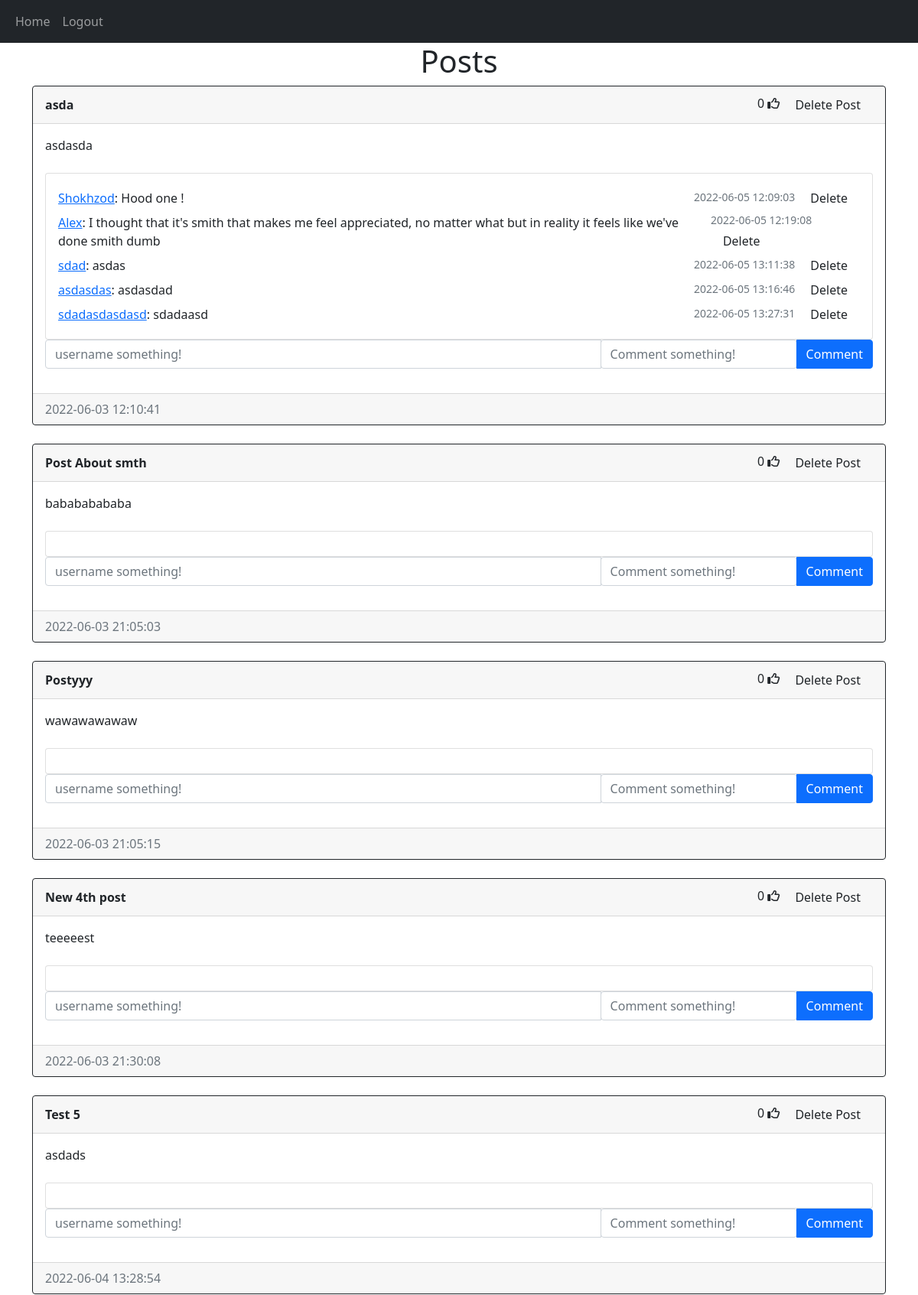
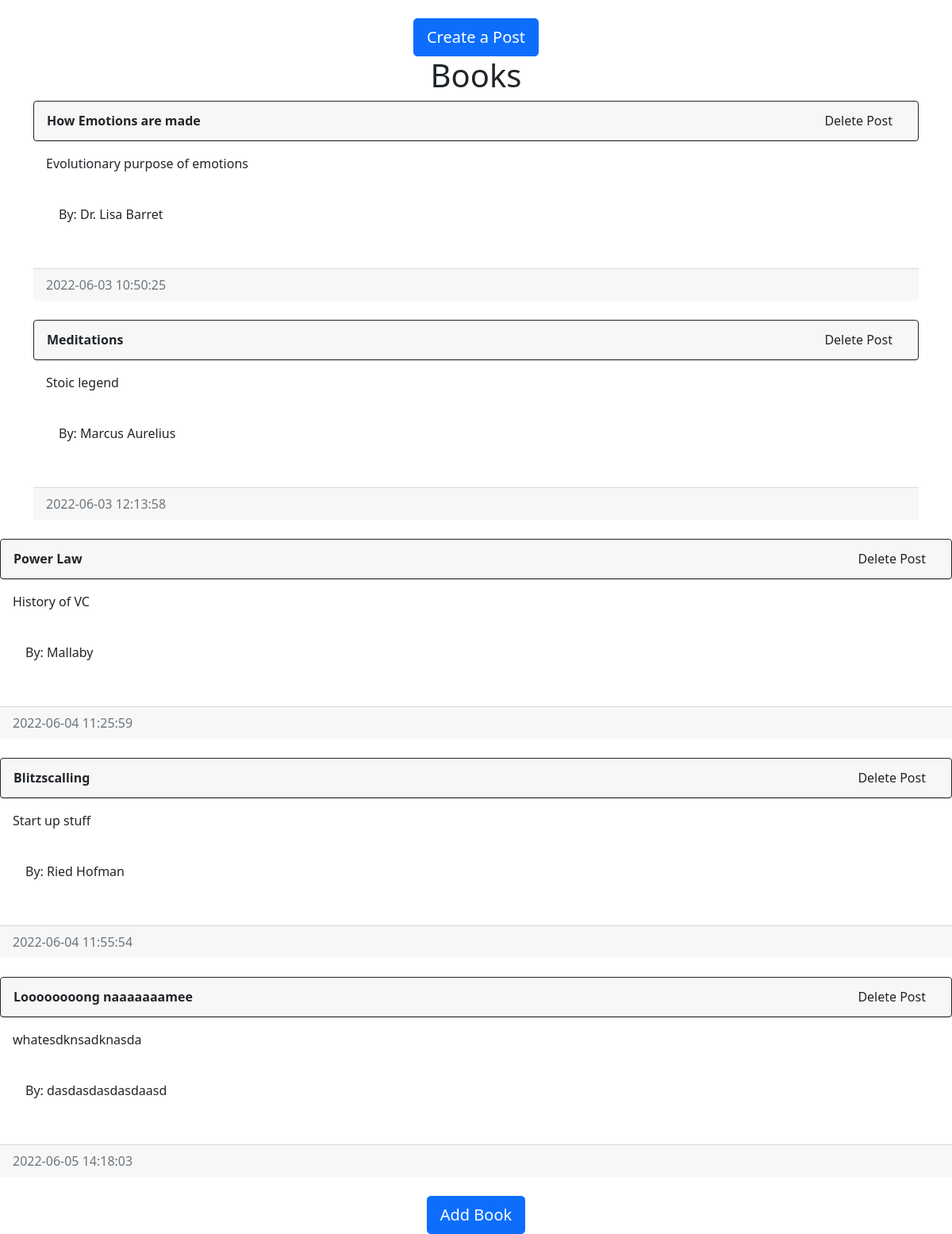
The page /admin (signed in) on the database its author committed (2 pictures, top to bottom).
### website/models.py (models this page shows)
class Post(db.Model):
    id = db.Column(db.Integer, primary_key=True)
    text = db.Column(db.Text, nullable=False)
    name = db.Column(db.Text, nullable = False)
    date_created = db.Column(db.DateTime(timezone=True), default=func.now())
    author = db.Column(db.Integer, db.ForeignKey(
        'user.id', ondelete="CASCADE"), nullable=False)
    comments = db.relationship('Comment', backref='post', passive_deletes=True)
    likes = db.relationship('Like', backref='post', passive_deletes=True)

class Comment(db.Model):
    id = db.Column(db.Integer, primary_key=True)
    text = db.Column(db.String(200), nullable=False)
    date_created = db.Column(db.DateTime(timezone=True), default=func.now())
    author = db.Column(db.Integer, db.ForeignKey(
        'user.id', ondelete="CASCADE"), nullable=False)
    post_id = db.Column(db.Integer, db.ForeignKey(
        'post.id', ondelete="CASCADE"), nullable=False)

class Book(db.Model):
    id = db.Column(db.Integer, primary_key=True)
    info = db.Column(db.Text, nullable=False)
    name = db.Column(db.Text, nullable = False)
    date_created = db.Column(db.DateTime(timezone=True), default=func.now())
    author = db.Column(db.Text, nullable = False)
    link = db.Column(db.Text, nullable = False)

### website/views.py (the view)
@views.route("/admin")
@login_required
def home():
    posts = Post.query.all()
    books = Book.query.all()
    return render_template("home.html", user=current_user, posts=posts,books=books)

### website/__init__.py (called while the page is built)
def create_app():
    app = Flask(__name__)
    app.config['SECRET_KEY'] = "helloworld"
    app.config['SQLALCHEMY_DATABASE_URI'] = f'sqlite:///{DB_NAME}'
    db.init_app(app)
    from .views import views
    from .auth import auth
    app.register_blueprint(views, url_prefix="/")
    app.register_blueprint(auth, url_prefix="/")
    from .models import User, Post, Comment, Like
    create_database(app)
    login_manager = LoginManager()
    login_manager.login_view = "auth.login"
    login_manager.init_app(app)
    @login_manager.user_loader
    def load_user(id):
        return User.query.get(int(id))
    return app

### website/templates/home.html
{% extends "posts_div.html" %} {% block title %}Home{% endblock %}

### website/templates/posts_div.html (shortened to what this page needs)
{% extends "base.html" %} {% block title %}Home{% endblock %} {% block content
%}
<h1 align="center">{% block header %}Posts{% endblock %}</h1>
<div id="posts">
  {% for post in posts %}
  <div class="card border-dark">
    <div class="card-header d-flex justify-content-between align-items-center">
      <a><b>{{post.name}}</b></a>
      <div>
        <span id="likes-count-{{post.id}}">
        {{ post.likes|length }}</span>
        {% if user.id in post.likes|map(attribute="author")|list %}
        <i
          class="fas fa-thumbs-up"
          id="like-button-{{post.id}}"
          onclick="like({{post.id}})"
        ></i>
        {% else %}
        <i
          class="far fa-thumbs-up"
          id="like-button-{{post.id}}"
          onclick="like({{post.id}})"
        ></i>
        {% endif %} {% if user.id == post.author %}
        <div class="btn-group">
              <a href="/delete-post/{{post.id}}" class="dropdown-item"
                >Delete Post</a
              >
        </div>
        {% endif %}
      </div>
    </div>
    <div class="card-body">
      <div class="card-text">{{post.text}}</div>
      <br />
        <div class="card">
          <div class="card-body" id="comments-expanded-{{post.id}}">
            {% for comment in post.comments %}
            <div class="d-flex justify-content-between align-items-center">
              <div>
                <a href="/posts/{{comment.user.username}}"
                  >{{comment.author}}</a
                >: {{comment.text}}
              </div>
              <div>
                <small class="text-muted"> {{comment.date_created}}</small>
                {% if user.id == comment.author or user.id == post.author %}
                <div class="btn-group">
                      <a
                        href="/delete-comment/{{comment.id}}"
                        class="dropdown-item"
                        >Delete</a
                      >
                </div>
                {% endif %}
              </div>
            </div>
            {% endfor %}
          </div>
        </div>
      <form
        class="input-group mb-3"
        method="POST"
        action="/create-comment/{{post.id}}"
      >
      <input
          type="username"
          id="username"
          name="username"
          class="form-control"
          placeholder="username something!"
        />
        <div>
        <input
          type="text"
          id="text"
          name="text"
          class="form-control"
          placeholder="Comment something!"
        />
      </div>
        <button type="submit" class="btn btn-primary">Comment</button>
      </form>
    </div>
    <div class="card-footer text-muted">{{post.date_created}}</div>
  </div>
  <br/ > {% endfor %}
</div>
<div align="center">
  <a href="/create-post"
    ><button type="button" class="btn btn-primary btn-lg">
      Create a Post
    </button></a
  >
</div>
<h1 align="center">Books</h1>
<div id="posts">
  {% for book in books %}
  <div class="card border-dark">
    <div class="card-header d-flex justify-content-between align-items-center">
      <a><b>{{book.name}}</b></a>
        <div class="btn-group">
              <a href="/delete-post/{{book.id}}" class="dropdown-item"
                >Delete Post</a
              >
        </div>
      </div>
    </div>
    <div class="card-body">
      <div class="card-text">{{book.info}}</div>
      <br />
      <div class="card-body">
        <div class="card-text">By: {{book.author}}</div>
        <br />
      </div>
    </div>
    <div class="card-footer text-muted">{{book.date_created}}</div>
  </div>
  <br/ > {% endfor %}
<div align="center">
  <a href="/add_book"
    ><button type="button" class="btn btn-primary btn-lg">
      Add Book
    </button></a
  >
</div>
 {% endblock %}

### rows shown on the page
Post: name "asda", likes|length "0", text "asdasda", date_created "2022-06-03 12:10:41"
Comment: author "Shokhzod", text "Hood one !", date_created "2022-06-05 12:09:03"
Comment: author "Alex", text "I thought that it's smith that makes me feel appreciated, no matter what but in reality it feels like we've done smith dumb", date_created "2022-06-05 12:19:08"
Comment: author "sdad", text "asdas", date_created "2022-06-05 13:11:38"
Comment: author "asdasdas", text "asdasdad", date_created "2022-06-05 13:16:46"
Comment: author "sdadasdasdasd", text "sdadaasd", date_created "2022-06-05 13:27:31"
Post: name "Post About smth", likes|length "0", text "babababababa", date_created "2022-06-03 21:05:03"
Post: name "Postyyy", likes|length "0", text "wawawawawaw", date_created "2022-06-03 21:05:15"
Post: name "New 4th post", likes|length "0", text "teeeeest", date_created "2022-06-03 21:30:08"
Post: name "Test 5", likes|length "0", text "asdads", date_created "2022-06-04 13:28:54"
Book: name "How Emotions are made", info "Evolutionary purpose of emotions", author "Dr. Lisa Barret", date_created "2022-06-03 10:50:25"
Book: name "Meditations", info "Stoic legend", author "Marcus Aurelius", date_created "2022-06-03 12:13:58"
Book: name "Power Law", info "History of VC", author "Mallaby", date_created "2022-06-04 11:25:59"
Book: name "Blitzscalling", info "Start up stuff", author "Ried Hofman", date_created "2022-06-04 11:55:54"
Book: name "Loooooooong naaaaaaamee", info "whatesdknsadknasda", author "dasdasdasdasdaasd", date_created "2022-06-05 14:18:03"
